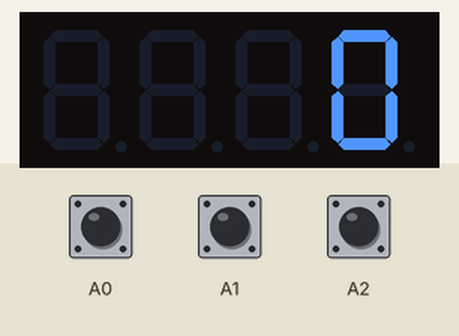
Simulated run of this sketch. Board: Arduino Uno, built with avr-gcc and run on an emulated ATmega328P. On the bench: 4-digit seven-segment display. Wiring (inferred from the names in the program): 4-digit 7-segment display, segments lit when LOW: segments pin 2, pin 3, pin 4, pin 5, pin 6, pin 7, pin 8; digit selects pin 9, pin 10, pin 11, pin 12. The inputs (shaded band) are chosen by the test bench; at power-on: A0 HIGH, A1 HIGH, A2 HIGH. The segment pins are drawn as the display they are named for.

Above: at 1.2 s.
1.3 s: A0 pulled LOW for 1 s
At 1.69 s:
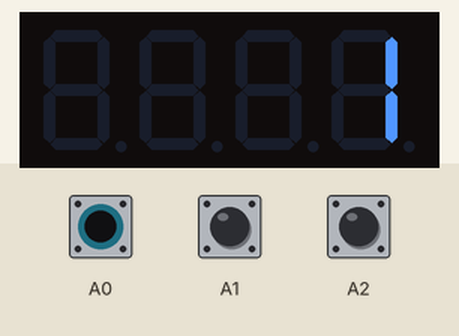
At 3.0 s:
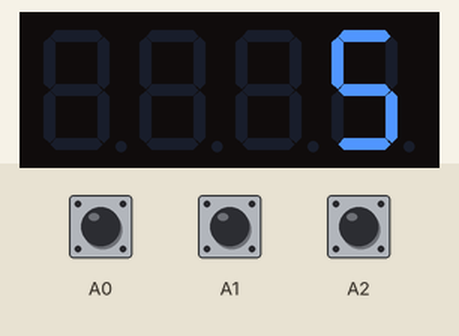
3.8 s: A0 pulled LOW for 0.15 s
Timing chart, 0 to 6.8 s (numbered marks = the images above; inputs shaded):
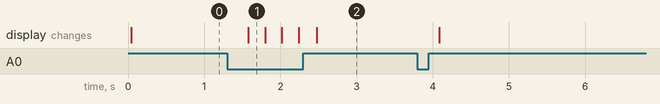

Measured:
- after the input at 1.3 s, the display: changes after 0.28 s (image 1)

The sketch:

Counter_dg_7_Segment_4_digit.ino
```cpp
/*************************************
 * Program : Project
 * Input   : 3 Tombol Push ON
 * Output  : 4 Seven Segment Display
 * 125 Proyek Arduino Inkubatek
 * www.tokotronik.com
 * ***********************************/
unsigned int count;

int segA = 2;
int segB = 3;
int segC = 4;
int segD = 5;
int segE = 6;
int segF = 7;
int segG = 8;

int dig1 = 9;
int dig2 = 10;
int dig3 = 11;
int dig4 = 12;


void setup() {
  for(char i=2; i<13; i++){
    pinMode(i,OUTPUT);
  }

  pinMode(A0,INPUT);
  pinMode(A1,INPUT);
  pinMode(A2,INPUT);
  digitalWrite(A0,1);
  digitalWrite(A1,1);
  digitalWrite(A2,1);
}

void loop() {
  char seg1 = int(count)/1000;
  char seg2 = (int(count)%1000)/100;
  char seg3 = (int(count)%100)/10;
  char seg4 = (int(count)%100)%10;

  if (count < 10){
    seg1=10;
    seg2=10;
    seg3=10;
  }
  else if (count < 100){
    seg1=10;
    seg2=10;
  }
  else if (count < 1000){
    seg1=10;
  }

  digitalWrite(12,1);
  digitalWrite(9,0);
  displaySeg(seg1);
  delay(5);

  digitalWrite(9,1);
  digitalWrite(10,0);
  displaySeg(seg2);
  delay(5);

  digitalWrite(10,1);
  digitalWrite(11,0);
  displaySeg(seg3);
  delay(5);

  digitalWrite(11,1);
  digitalWrite(12,0);
  displaySeg(seg4);
  delay(5);


  if (digitalRead(A0)==0 && count < 9999){
    count++;
    delay(200);
  }
  else if(digitalRead(A1)==0 && count != 0){
    count--;
    delay(200);
  }
  else if(digitalRead(A2)==0){
    count=0;
  }
}

void displaySeg(char segment){
 switch (segment){
   case 0: digitalWrite(segA,0);
           digitalWrite(segB,0);
           digitalWrite(segC,0);
           digitalWrite(segD,0);
           digitalWrite(segE,0);
           digitalWrite(segF,0);
           digitalWrite(segG,1);
           break;
   case 1: digitalWrite(segA,1);
           digitalWrite(segB,0);
           digitalWrite(segC,0);
           digitalWrite(segD,1);
           digitalWrite(segE,1);
           digitalWrite(segF,1);
           digitalWrite(segG,1);
           break;
   case 2: digitalWrite(segA,0);
           digitalWrite(segB,0);
           digitalWrite(segC,1);
           digitalWrite(segD,0);
           digitalWrite(segE,0);
           digitalWrite(segF,1);
           digitalWrite(segG,0);
           break;
   case 3: digitalWrite(segA,0);
           digitalWrite(segB,0);
           digitalWrite(segC,0);
           digitalWrite(segD,0);
           digitalWrite(segE,1);
           digitalWrite(segF,1);
           digitalWrite(segG,0);
           break;
   case 4: digitalWrite(segA,1);
           digitalWrite(segB,0);
           digitalWrite(segC,0);
           digitalWrite(segD,1);
           digitalWrite(segE,1);
           digitalWrite(segF,0);
           digitalWrite(segG,0);
           break;
   case 5: digitalWrite(segA,0);
           digitalWrite(segB,1);
           digitalWrite(segC,0);
           digitalWrite(segD,0);
           digitalWrite(segE,1);
           digitalWrite(segF,0);
           digitalWrite(segG,0);
           break;
   case 6: digitalWrite(segA,0);
           digitalWrite(segB,1);
           digitalWrite(segC,0);
           digitalWrite(segD,0);
           digitalWrite(segE,0);
           digitalWrite(segF,0);
           digitalWrite(segG,0);
           break;
   case 7: digitalWrite(segA,0);
           digitalWrite(segB,0);
           digitalWrite(segC,0);
           digitalWrite(segD,1);
           digitalWrite(segE,1);
           digitalWrite(segF,1);
           digitalWrite(segG,1);
           break;
   case 8: digitalWrite(segA,0);
           digitalWrite(segB,0);
           digitalWrite(segC,0);
           digitalWrite(segD,0);
           digitalWrite(segE,0);
           digitalWrite(segF,0);
           digitalWrite(segG,0);
           break;
   case 9: digitalWrite(segA,0);
           digitalWrite(segB,0);
           digitalWrite(segC,0);
           digitalWrite(segD,0);
           digitalWrite(segE,1);
           digitalWrite(segF,0);
           digitalWrite(segG,0);
           break;
   case 10: digitalWrite(segA,1);
           digitalWrite(segB,1);
           digitalWrite(segC,1);
           digitalWrite(segD,1);
           digitalWrite(segE,1);
           digitalWrite(segF,1);
           digitalWrite(segG,1);
           break;
 }
}
```
